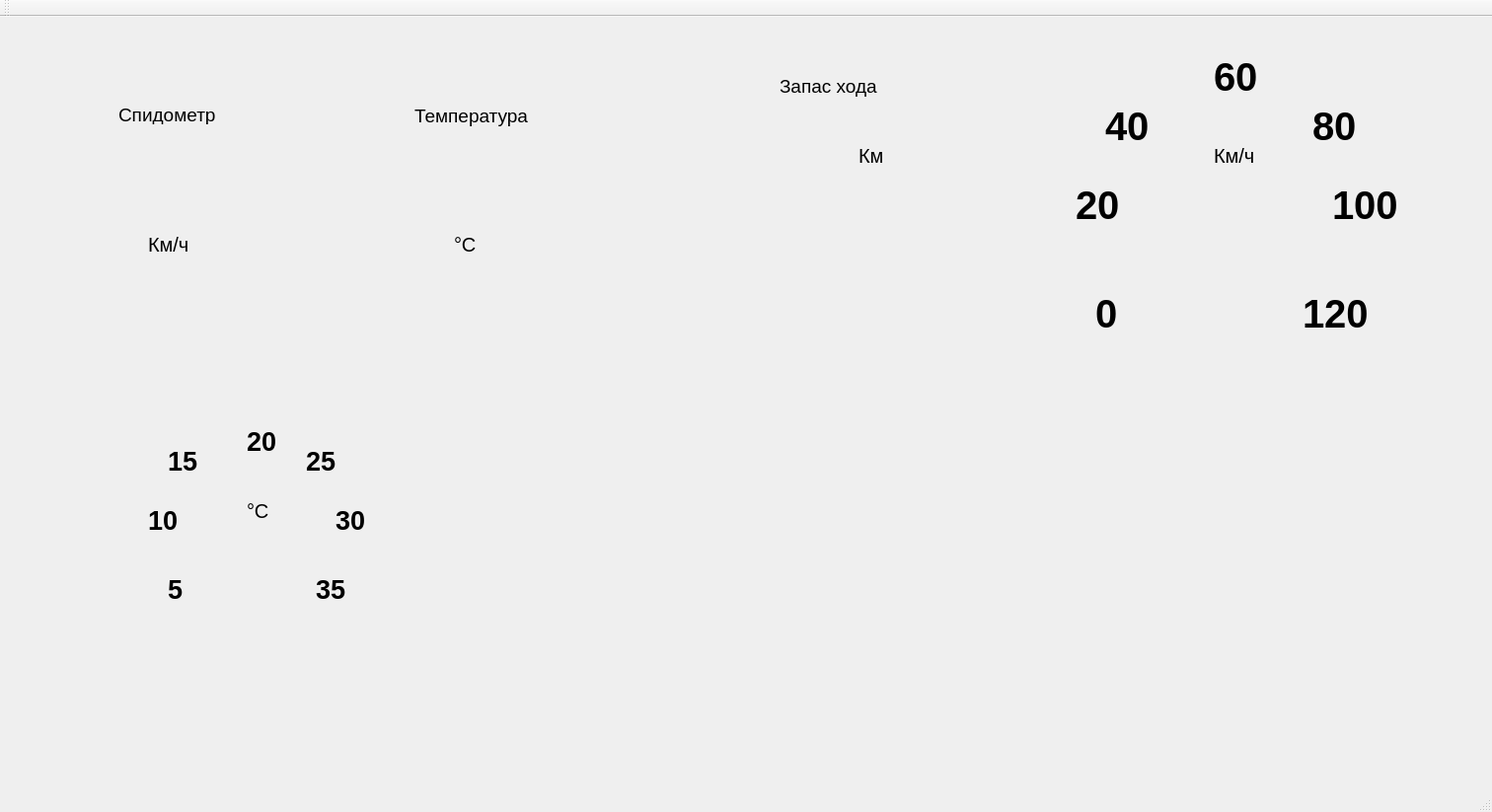
<?xml version="1.0" encoding="UTF-8"?>
<ui version="4.0">
 <class>MainWindow</class>
 <widget class="QMainWindow" name="MainWindow">
  <property name="geometry">
   <rect>
    <x>0</x>
    <y>0</y>
    <width>1512</width>
    <height>823</height>
   </rect>
  </property>
  <property name="windowTitle">
   <string>MainWindow</string>
  </property>
  <widget class="QWidget" name="centralWidget">
   <widget class="WidgetST" name="widget" native="true">
    <property name="geometry">
     <rect>
      <x>0</x>
      <y>0</y>
      <width>641</width>
      <height>321</height>
     </rect>
    </property>
    <widget class="QLabel" name="label_2">
     <property name="geometry">
      <rect>
       <x>120</x>
       <y>90</y>
       <width>121</width>
       <height>19</height>
      </rect>
     </property>
     <property name="font">
      <font>
       <pointsize>14</pointsize>
      </font>
     </property>
     <property name="text">
      <string>Спидометр</string>
     </property>
    </widget>
    <widget class="QLabel" name="label_3">
     <property name="geometry">
      <rect>
       <x>150</x>
       <y>210</y>
       <width>51</width>
       <height>41</height>
      </rect>
     </property>
     <property name="font">
      <font>
       <pointsize>15</pointsize>
      </font>
     </property>
     <property name="text">
      <string>Км/ч</string>
     </property>
    </widget>
    <widget class="QLabel" name="label">
     <property name="geometry">
      <rect>
       <x>150</x>
       <y>150</y>
       <width>101</width>
       <height>41</height>
      </rect>
     </property>
     <property name="font">
      <font>
       <pointsize>30</pointsize>
       <weight>75</weight>
       <bold>true</bold>
      </font>
     </property>
     <property name="text">
      <string/>
     </property>
    </widget>
    <widget class="QLabel" name="label_5">
     <property name="geometry">
      <rect>
       <x>420</x>
       <y>90</y>
       <width>121</width>
       <height>21</height>
      </rect>
     </property>
     <property name="font">
      <font>
       <pointsize>14</pointsize>
      </font>
     </property>
     <property name="text">
      <string>Температура</string>
     </property>
    </widget>
    <widget class="QLabel" name="label_6">
     <property name="geometry">
      <rect>
       <x>450</x>
       <y>150</y>
       <width>101</width>
       <height>41</height>
      </rect>
     </property>
     <property name="font">
      <font>
       <pointsize>30</pointsize>
       <weight>75</weight>
       <bold>true</bold>
      </font>
     </property>
     <property name="text">
      <string/>
     </property>
    </widget>
    <widget class="QLabel" name="label_4">
     <property name="geometry">
      <rect>
       <x>460</x>
       <y>210</y>
       <width>51</width>
       <height>41</height>
      </rect>
     </property>
     <property name="font">
      <font>
       <pointsize>15</pointsize>
      </font>
     </property>
     <property name="text">
      <string>°С</string>
     </property>
    </widget>
   </widget>
   <widget class="WidgetZX" name="widget_2" native="true">
    <property name="geometry">
     <rect>
      <x>660</x>
      <y>0</y>
      <width>291</width>
      <height>311</height>
     </rect>
    </property>
    <widget class="QLabel" name="label_7">
     <property name="geometry">
      <rect>
       <x>150</x>
       <y>110</y>
       <width>71</width>
       <height>41</height>
      </rect>
     </property>
     <property name="font">
      <font>
       <pointsize>30</pointsize>
       <weight>75</weight>
       <bold>true</bold>
      </font>
     </property>
     <property name="text">
      <string/>
     </property>
    </widget>
    <widget class="QLabel" name="label_8">
     <property name="geometry">
      <rect>
       <x>210</x>
       <y>120</y>
       <width>51</width>
       <height>41</height>
      </rect>
     </property>
     <property name="font">
      <font>
       <pointsize>15</pointsize>
      </font>
     </property>
     <property name="text">
      <string>Км</string>
     </property>
    </widget>
    <widget class="QLabel" name="label_9">
     <property name="geometry">
      <rect>
       <x>130</x>
       <y>50</y>
       <width>121</width>
       <height>41</height>
      </rect>
     </property>
     <property name="font">
      <font>
       <pointsize>14</pointsize>
       <weight>50</weight>
       <bold>false</bold>
      </font>
     </property>
     <property name="text">
      <string>Запас хода</string>
     </property>
    </widget>
   </widget>
   <widget class="WidgetSC" name="widget_3" native="true">
    <property name="geometry">
     <rect>
      <x>1040</x>
      <y>0</y>
      <width>421</width>
      <height>421</height>
     </rect>
    </property>
    <widget class="QLabel" name="label_13">
     <property name="geometry">
      <rect>
       <x>280</x>
       <y>280</y>
       <width>71</width>
       <height>41</height>
      </rect>
     </property>
     <property name="font">
      <font>
       <pointsize>30</pointsize>
       <weight>75</weight>
       <bold>true</bold>
      </font>
     </property>
     <property name="text">
      <string>120</string>
     </property>
    </widget>
    <widget class="QLabel" name="label_14">
     <property name="geometry">
      <rect>
       <x>310</x>
       <y>170</y>
       <width>71</width>
       <height>41</height>
      </rect>
     </property>
     <property name="font">
      <font>
       <pointsize>30</pointsize>
       <weight>75</weight>
       <bold>true</bold>
      </font>
     </property>
     <property name="text">
      <string>100</string>
     </property>
    </widget>
    <widget class="QLabel" name="label_15">
     <property name="geometry">
      <rect>
       <x>290</x>
       <y>90</y>
       <width>51</width>
       <height>41</height>
      </rect>
     </property>
     <property name="font">
      <font>
       <pointsize>30</pointsize>
       <weight>75</weight>
       <bold>true</bold>
      </font>
     </property>
     <property name="text">
      <string>80</string>
     </property>
    </widget>
    <widget class="QLabel" name="label_16">
     <property name="geometry">
      <rect>
       <x>80</x>
       <y>90</y>
       <width>51</width>
       <height>41</height>
      </rect>
     </property>
     <property name="font">
      <font>
       <pointsize>30</pointsize>
       <weight>75</weight>
       <bold>true</bold>
      </font>
     </property>
     <property name="text">
      <string>40</string>
     </property>
    </widget>
    <widget class="QLabel" name="label_17">
     <property name="geometry">
      <rect>
       <x>50</x>
       <y>170</y>
       <width>51</width>
       <height>41</height>
      </rect>
     </property>
     <property name="font">
      <font>
       <pointsize>30</pointsize>
       <weight>75</weight>
       <bold>true</bold>
      </font>
     </property>
     <property name="text">
      <string>20</string>
     </property>
    </widget>
    <widget class="QLabel" name="label_18">
     <property name="geometry">
      <rect>
       <x>70</x>
       <y>280</y>
       <width>51</width>
       <height>41</height>
      </rect>
     </property>
     <property name="font">
      <font>
       <pointsize>30</pointsize>
       <weight>75</weight>
       <bold>true</bold>
      </font>
     </property>
     <property name="text">
      <string>0</string>
     </property>
    </widget>
    <widget class="QLabel" name="label_19">
     <property name="geometry">
      <rect>
       <x>190</x>
       <y>40</y>
       <width>51</width>
       <height>41</height>
      </rect>
     </property>
     <property name="font">
      <font>
       <pointsize>30</pointsize>
       <weight>75</weight>
       <bold>true</bold>
      </font>
     </property>
     <property name="text">
      <string>60</string>
     </property>
    </widget>
    <widget class="QLabel" name="label_10">
     <property name="geometry">
      <rect>
       <x>190</x>
       <y>120</y>
       <width>51</width>
       <height>41</height>
      </rect>
     </property>
     <property name="font">
      <font>
       <pointsize>15</pointsize>
      </font>
     </property>
     <property name="text">
      <string>Км/ч</string>
     </property>
    </widget>
   </widget>
   <widget class="WidgetTerm" name="widget_4" native="true">
    <property name="geometry">
     <rect>
      <x>50</x>
      <y>340</y>
      <width>421</width>
      <height>371</height>
     </rect>
    </property>
    <widget class="QLabel" name="label_20">
     <property name="geometry">
      <rect>
       <x>270</x>
       <y>220</y>
       <width>41</width>
       <height>41</height>
      </rect>
     </property>
     <property name="font">
      <font>
       <pointsize>20</pointsize>
       <weight>75</weight>
       <bold>true</bold>
      </font>
     </property>
     <property name="text">
      <string>35</string>
     </property>
    </widget>
    <widget class="QLabel" name="label_21">
     <property name="geometry">
      <rect>
       <x>290</x>
       <y>150</y>
       <width>31</width>
       <height>41</height>
      </rect>
     </property>
     <property name="font">
      <font>
       <pointsize>20</pointsize>
       <weight>75</weight>
       <bold>true</bold>
      </font>
     </property>
     <property name="text">
      <string>30</string>
     </property>
    </widget>
    <widget class="QLabel" name="label_22">
     <property name="geometry">
      <rect>
       <x>260</x>
       <y>90</y>
       <width>31</width>
       <height>41</height>
      </rect>
     </property>
     <property name="font">
      <font>
       <pointsize>20</pointsize>
       <weight>75</weight>
       <bold>true</bold>
      </font>
     </property>
     <property name="text">
      <string>25</string>
     </property>
    </widget>
    <widget class="QLabel" name="label_23">
     <property name="geometry">
      <rect>
       <x>120</x>
       <y>90</y>
       <width>31</width>
       <height>41</height>
      </rect>
     </property>
     <property name="font">
      <font>
       <pointsize>20</pointsize>
       <weight>75</weight>
       <bold>true</bold>
      </font>
     </property>
     <property name="text">
      <string>15</string>
     </property>
    </widget>
    <widget class="QLabel" name="label_24">
     <property name="geometry">
      <rect>
       <x>100</x>
       <y>150</y>
       <width>31</width>
       <height>41</height>
      </rect>
     </property>
     <property name="font">
      <font>
       <pointsize>20</pointsize>
       <weight>75</weight>
       <bold>true</bold>
      </font>
     </property>
     <property name="text">
      <string>10</string>
     </property>
    </widget>
    <widget class="QLabel" name="label_25">
     <property name="geometry">
      <rect>
       <x>120</x>
       <y>220</y>
       <width>21</width>
       <height>41</height>
      </rect>
     </property>
     <property name="font">
      <font>
       <pointsize>20</pointsize>
       <weight>75</weight>
       <bold>true</bold>
      </font>
     </property>
     <property name="text">
      <string>5</string>
     </property>
    </widget>
    <widget class="QLabel" name="label_26">
     <property name="geometry">
      <rect>
       <x>200</x>
       <y>70</y>
       <width>31</width>
       <height>41</height>
      </rect>
     </property>
     <property name="font">
      <font>
       <pointsize>20</pointsize>
       <weight>75</weight>
       <bold>true</bold>
      </font>
     </property>
     <property name="text">
      <string>20</string>
     </property>
    </widget>
    <widget class="QLabel" name="label_11">
     <property name="geometry">
      <rect>
       <x>200</x>
       <y>140</y>
       <width>31</width>
       <height>41</height>
      </rect>
     </property>
     <property name="font">
      <font>
       <pointsize>15</pointsize>
      </font>
     </property>
     <property name="text">
      <string>°С</string>
     </property>
    </widget>
   </widget>
  </widget>
  <widget class="QMenuBar" name="menuBar">
   <property name="geometry">
    <rect>
     <x>0</x>
     <y>0</y>
     <width>1512</width>
     <height>22</height>
    </rect>
   </property>
  </widget>
  <widget class="QToolBar" name="mainToolBar">
   <attribute name="toolBarArea">
    <enum>TopToolBarArea</enum>
   </attribute>
   <attribute name="toolBarBreak">
    <bool>false</bool>
   </attribute>
  </widget>
  <widget class="QStatusBar" name="statusBar"/>
 </widget>
 <layoutdefault spacing="6" margin="11"/>
 <customwidgets>
  <customwidget>
   <class>WidgetST</class>
   <extends>QWidget</extends>
   <header>widgetst.h</header>
   <container>1</container>
  </customwidget>
  <customwidget>
   <class>WidgetZX</class>
   <extends>QWidget</extends>
   <header location="global">widgetzx.h</header>
   <container>1</container>
  </customwidget>
  <customwidget>
   <class>WidgetSC</class>
   <extends>QWidget</extends>
   <header>widgetsc.h</header>
   <container>1</container>
  </customwidget>
  <customwidget>
   <class>WidgetTerm</class>
   <extends>QWidget</extends>
   <header>widgetterm.h</header>
   <container>1</container>
  </customwidget>
 </customwidgets>
 <resources/>
 <connections/>
</ui>
